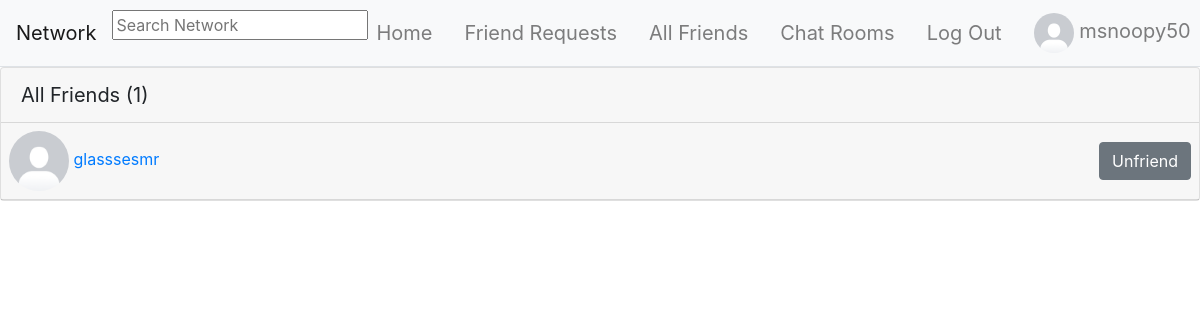
The app's page /friends (signed in) with its own data.
### network/models.py (models this page shows, shortened)
class User(AbstractUser):
    pass

class UserProfile(models.Model):
    user = models.OneToOneField(User, primary_key=True, related_name="profile", on_delete=models.CASCADE)
    bio = models.TextField(blank=True, default="No Bio...", max_length=101)
    picture = models.ImageField(blank=True, default="default_profile_image.png")
    friends = models.ManyToManyField(User, blank=True, related_name="friends")
    blocked = models.ManyToManyField(User, blank=True, related_name="blocked")

class FriendRequest(models.Model):
    from_user = models.ForeignKey(User, related_name="from_user", on_delete=models.CASCADE)
    to_user = models.ForeignKey(User, related_name="to_user", on_delete=models.CASCADE)
    active = models.BooleanField(default=True)
    class Meta:
        constraints = [
            models.UniqueConstraint(
                name="%(app_label)s_%(class)s_unique_relationships",
                fields=["from_user", "to_user"]
            ),
            models.CheckConstraint(
                name="%(app_label)s_%(class)s_prevent_self_friending",
                check=~models.Q(from_user=models.F("to_user")),
            ),
        ]

### network/views.py (the view)
# urls.py: path("friends", views.friends, name="friends"),
@login_required
def friends(request):
    try:
        profile = UserProfile.objects.get(pk=request.user.id)
        friends = profile.friends.all()
        friend_requests = FriendRequest.objects.filter(
            Q(from_user__in=friends, to_user=request.user, active=False) | Q(to_user__in=friends, from_user=request.user, active=False)
        )
        context = {}
        context["friends"] = friend_requests
        for friend_request in friend_requests:
            if friend_request.to_user == profile.user:
                requests_friends = friend_requests.values_list('from_user', flat=True)
            else:
                requests_friends = friend_requests.values_list('to_user', flat=True)
            requests_profiles = UserProfile.objects.filter(pk__in=requests_friends)
            friends_with_profile = profile.friends.values_list('pk', flat=True)
            for request_profile in requests_profiles:
                request_friends = request_profile.friends.filter(pk__in=friends_with_profile)
                print(request_friends)
            context["mutual_friends"] = request_friends
            context["mutual_friends_amount"] = request_friends.count()
    except UserProfile.DoesNotExist:
        return JsonResponse({"error": "User profile matching query does not exist."}, status=400)
    return render(request, "network/friends.html", context)

### templates/network/friends.html (shortened to what this page needs)
{% extends "network/layout.html" %} {% load static %}
{% block body %}
<div class="card">
    <div class="card-header" style="font-size: 20px;" id="card-header">All Friends (<span
            id="friends_amount">{{request.user.profile.friends.all.count}}</span>)</div>
    {% for friend_request in friends %}
    {% if friend_request.to_user == request.user %}
    <div class="card-header d-flex p-2" id="friend_card_{{ friend_request.id }}">
        <div>
            <a href="{% url 'profile' friend_request.from_user.id %}">
                <img src="{{ friend_request.from_user.profile.picture.url }}" alt="" width="60px" height="60px"
                    style="border-radius: 50%">
                {{ friend_request.from_user }}
            </a>
        </div>
        <div class="d-flex ml-auto align-items-center">
            <button type="button" data-toggle="modal" data-target="#unfriendModal_{{ friend_request.id }}" class="btn btn-secondary"
                style="float: right">Unfriend</button>
        </div>
    </div>
    {% else %}
    <div class="card-header d-flex p-2" id="friend_card_{{ friend_request.id }}">
        <div>
            <a href="{% url 'profile' friend_request.to_user.id %}">
                <img src="{{ friend_request.to_user.profile.picture.url }}" alt="" width="60px" height="60px"
                    style="border-radius: 50%">
                {{ friend_request.to_user }}
            </a>
        </div>
        <div class="d-flex ml-auto align-items-center">
            <button type="button" data-toggle="modal" data-target="#unfriendModal_{{friend_request.id}}" class="btn btn-secondary"
                style="float: right">Unfriend</button>
        </div>
    </div>
    {% endif %}
</div>
{% endfor %}
{% endblock %}

### templates/network/layout.html (shortened to what this page needs)
{% load static %}
<!DOCTYPE html>
<html lang="en">
<head>
    <link rel="stylesheet" href="https://stackpath.bootstrapcdn.com/bootstrap/4.4.1/css/bootstrap.min.css">
    <link rel="stylesheet" href="{% static 'network/css/styles.css' %}">
    <link rel="stylesheet" href="https://unpkg.com/@trevoreyre/autocomplete-js/dist/style.css">
</head>
<body>
    <nav class="navbar navbar-expand-lg navbar-light bg-light sticky-top border-bottom">
        <a class="navbar-brand" href="{% url 'index' %}">Network</a>
        {% if request.user.is_authenticated %}
            <div id="autocomplete" class="autocomplete" style="width: 320px;">
                <form action="{% url 'search_results' %}" method="get">
                    <input class="autocomplete-input" id="autocomplete_input" placeholder="Search Network" name="q">
                </form>
            </div>
        {% endif %}
        <div class="collapse navbar-collapse" id="navbarNav">
            <ul class="navbar-nav mx-auto">
                <li class="nav-item">
                    <a class="navbar-brand nav-link" href="{% url 'index' %}">
                        Home
                    </a>
                </li>
                {% if user.is_authenticated %}
                <li class="nav-item">
                    <a class="navbar-brand nav-link" href="{% url 'friend_requests' %}">
                        Friend Requests
                    </a>
                </li>
                <li class="nav-item">
                    <a class="navbar-brand nav-link" href="{% url 'friends' %}">
                        All Friends
                    </a>
                </li>
                <li class="nav-item">
                    <a class="navbar-brand nav-link" href="{% url 'chat:index' %}">
                        Chat Rooms
                    </a>
                </li>
                <li class="nav-item">
                    <a class="navbar-brand nav-link" href="{% url 'account_logout' %}">
                        Log Out
                    </a>
                </li>
                {% endif %}
            </ul>
            {% if user.is_authenticated %}
                <ul class="navbar-nav ml-auto">
                    <a class="nav-link navbar-brand" href="{% url 'profile' user.id %}" id="profile">
                        <li class="nav-item">
                            <img src="{{ user.profile.picture.url }}" alt="Logged in Profile Picture" width="40" height="40" style="border-radius: 50%;" id="logged_in_picture">
                            {{ user.username }}
                        </li>
                    </a>
                </ul>
            {% endif %}
        </div>
    </nav>
    <div class="body">
        {% block body %}
        {% endblock %}
    </div>
</body>
</html>

### records on screen
User: profile.picture (placeholder picture), username "msnoopy50", user.profile.friends.all.count "1"
FriendRequest: to_user.profile.picture (placeholder picture), to_user "glasssesmr"
